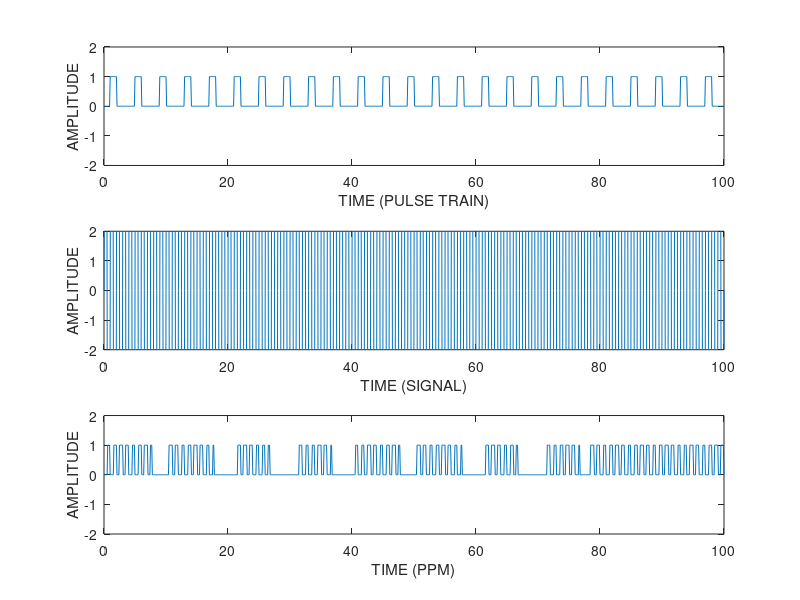

Reproduce this figure in MATLAB.
%ANIRUDH KANNAN V P
%201601004
%CSE BATCH A

clc;
clear all;
close all;

msgfreq=1;
ampmsg=20;
wid=1;
tvec=0:0.1:100;
wm=2*pi*msgfreq;


lengtht=length(tvec);
plssignal=zeros(1,lengtht);
msgsignal=ampmsg*sin(2*pi*msgfreq*tvec);

i=0;
st=1;
while i<=100
    plssignal(msgfreq<= tvec-i & tvec-i <=wid+msgfreq)=1;
    i = i + 4;
end

%PWM
newwidth=wid*(1+msgsignal);

PWMsignal=zeros(1,lengtht);

i=0;
st=1;
while i<=100
    PWMsignal(0<= tvec-i & tvec-i <=newwidth+wid)=1;
    i = i + 4;
end


%GENERATING PPM FROM PWM
PPMsignal=ones(1,lengtht);

i=0;
st=1;
while i<=100
    PPMsignal(0<= tvec-i & tvec-i <=newwidth+wid)=0;
    i = i + 4;
end

start=1;
endt=1;

i=1;
lengtht=100;
while i<lengtht
    if(PPMsignal(i)==1)
        start=i;
        j=start;
        while j<lengtht
            if(PPMsignal(j)==0)
                endt=j-1 ;
                break
            end
            j = j + 1;
        end
    end
    PPMsignal(tvec>=start+0.8 & tvec<=endt)=0;
    i = i + 1;
end

subplot(3,1,1);
plot(tvec,plssignal);
xlabel('TIME (PULSE TRAIN)');
ylabel('AMPLITUDE');
ylim([-2,2]);
subplot(3,1,2);
plot(tvec,msgsignal);
xlabel('TIME (SIGNAL)');
ylabel('AMPLITUDE');
ylim([-2,2]);
subplot(3,1,3);
plot(tvec,PPMsignal);
xlabel('TIME (PPM)');
ylabel('AMPLITUDE');
ylim([-2,2]);